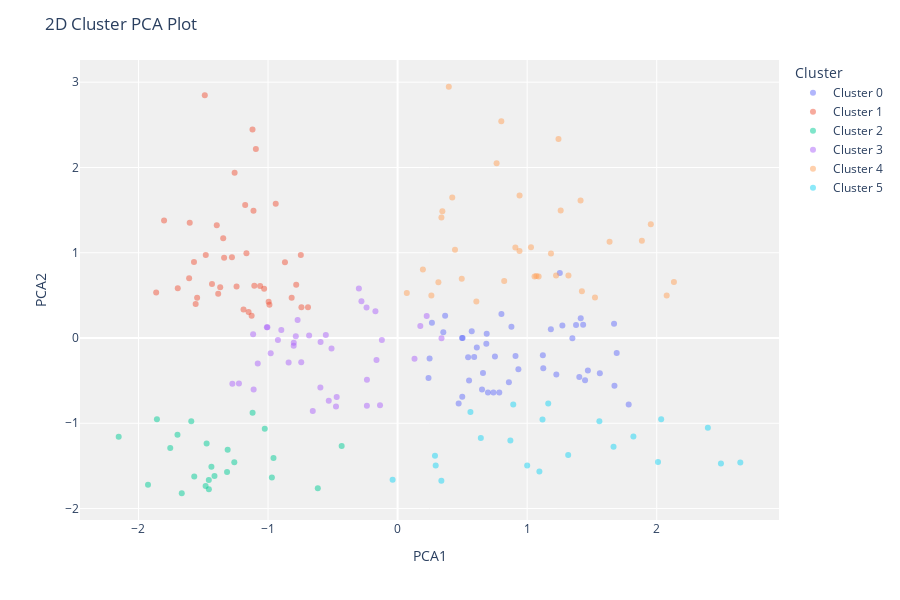

Notebook cell for this chart:
### Markdown cell above
## Plot model
This function analyzes the performance of a trained model.

### Code cell
exp.plot_model(kmeans, plot='cluster')

### Figure 1 — Plotly figure (JSON) as saved in the notebook; plotly's stock layout.template omitted (floating-point values rounded to 4 significant figures)
{"data": [{"customdata": [[50], [70], [53], [67], [69], [51], [47], [50], [59], [49], [66], [49], [54], [68], [66], [50], [65], [63], [49], [49], [67], [63], [48], [57], [49], [55], [50], [45], [68], [59], [60], [60], [47], [70], [48], [47], [68], [43], [48], [54], [51], [46], [65], [67], [56]], "hovertemplate": "Cluster=Cluster 0<br>PCA1=%{x}<br>PCA2=%{y}<br>Feature=%{customdata[0]}<extra></extra>", "legendgroup": "Cluster 0", "marker": {"color": "#636efa", "opacity": 0.5, "symbol": "circle"}, "mode": "markers", "name": "Cluster 0", "orientation": "v", "showlegend": true, "textposition": "top center", "type": "scatter", "x": [0.367, 1.447, 0.8592, 1.183, 1.674, 0.6518, 0.6976, 0.74, 0.785, 0.3529, 1.377, 0.4992, 0.8787, 1.671, 1.432, 0.4713, 1.272, 1.414, 0.5722, 0.2652, 1.403, 1.225, 0.591, 0.9102, 0.7514, 0.6114, 0.6851, 0.247, 1.349, 1.121, 0.9325, 1.124, 0.6592, 1.469, 0.4978, 0.5019, 1.561, 0.2389, 0.6879, 0.5516, 0.8015, 0.5445, 1.784, 1.691, 1.252], "xaxis": "x", "y": [0.2597, -0.4962, -0.5183, 0.1029, -0.56, -0.6048, -0.6384, -0.6377, -0.6403, 0.06835, 0.152, -0.6883, 0.132, 0.1666, 0.155, -0.7668, 0.147, 0.2321, 0.08008, 0.1783, -0.4587, -0.4278, -0.2241, -0.212, -0.2161, -0.1122, -0.06732, -0.2409, -0.003459, -0.2018, -0.3654, -0.3551, -0.4111, -0.3804, 0.0002025, 0.0009724, -0.4126, -0.4696, 0.04859, -0.4971, 0.2824, -0.2255, -0.7812, -0.1757, 0.7624], "yaxis": "y"}, {"customdata": [[40], [33], [32], [28], [36], [30], [27], [35], [36], [32], [30], [28], [36], [32], [38], [35], [32], [29], [31], [31], [39], [38], [39], [31], [29], [32], [35], [32], [29], [32], [32], [34], [39], [38], [27], [30], [30], [28], [30]], "hovertemplate": "Cluster=Cluster 1<br>PCA1=%{x}<br>PCA2=%{y}<br>Feature=%{customdata[0]}<extra></extra>", "legendgroup": "Cluster 1", "marker": {"color": "#EF553B", "opacity": 0.5, "symbol": "circle"}, "mode": "markers", "name": "Cluster 1", "orientation": "v", "showlegend": true, "textposition": "top center", "type": "scatter", "x": [-1.189, -1.571, -0.7466, -1.278, -1.339, -1.48, -1.166, -1.346, -0.8692, -1.396, -1.802, -1.112, -1.176, -0.9405, -1.258, -1.094, -1.12, -1.604, -1.15, -1.609, -1.126, -0.7421, -0.6914, -0.9892, -1.558, -0.9951, -0.8175, -1.547, -1.432, -1.384, -1.03, -1.369, -1.061, -0.7824, -1.696, -1.243, -1.106, -1.863, -1.488], "xaxis": "x", "y": [0.3348, 0.8915, 0.9744, 0.9482, 0.9406, 0.9745, 0.9929, 1.17, 0.8892, 1.322, 1.378, 1.492, 1.561, 1.576, 1.938, 2.216, 2.445, 1.351, 0.3036, 0.6995, 0.2623, 0.3598, 0.362, 0.3887, 0.3975, 0.426, 0.4721, 0.4729, 0.6336, 0.5199, 0.5771, 0.596, 0.6098, 0.6252, 0.5824, 0.605, 0.6123, 0.5347, 2.847], "yaxis": "y"}, {"customdata": [[19], [35], [30], [21], [18], [21], [23], [24], [29], [31], [24], [25], [20], [22], [24], [35], [30], [23], [22], [23], [21], [35], [20]], "hovertemplate": "Cluster=Cluster 2<br>PCA1=%{x}<br>PCA2=%{y}<br>Feature=%{customdata[0]}<extra></extra>", "legendgroup": "Cluster 2", "marker": {"color": "#00cc96", "opacity": 0.5, "symbol": "circle"}, "mode": "markers", "name": "Cluster 2", "orientation": "v", "showlegend": true, "textposition": "top center", "type": "scatter", "x": [-0.6157, -0.4316, -1.025, -1.699, -2.152, -1.474, -1.755, -1.857, -1.311, -0.9578, -1.119, -1.26, -1.316, -1.569, -1.413, -1.457, -0.9701, -1.926, -1.482, -1.457, -1.666, -1.437, -1.592], "xaxis": "x", "y": [-1.763, -1.266, -1.065, -1.134, -1.157, -1.237, -1.291, -0.9535, -1.309, -1.406, -0.8758, -1.457, -1.572, -1.625, -1.618, -1.664, -1.636, -1.721, -1.735, -1.772, -1.821, -1.51, -0.9754], "yaxis": "y"}, {"customdata": [[27], [38], [38], [23], [25], [21], [40], [31], [28], [20], [27], [34], [24], [18], [26], [32], [23], [19], [40], [27], [40], [22], [19], [26], [32], [19], [21], [18], [18], [33], [23], [19], [38], [31], [29], [31], [19], [27]], "hovertemplate": "Cluster=Cluster 3<br>PCA1=%{x}<br>PCA2=%{y}<br>Feature=%{customdata[0]}<extra></extra>", "legendgroup": "Cluster 3", "marker": {"color": "#ab63fa", "opacity": 0.5, "symbol": "circle"}, "mode": "markers", "name": "Cluster 3", "orientation": "v", "showlegend": true, "textposition": "top center", "type": "scatter", "x": [-0.7715, 0.2247, -0.1627, -0.2396, -0.279, -1.079, -0.171, -0.6545, -0.2987, -0.9235, -0.5942, -0.5099, -0.8011, -1.275, -0.7436, -0.1214, -0.5539, -1.111, 0.339, -0.596, 0.1306, -0.9793, -1.225, -0.7857, -0.2365, -1.009, -0.6827, -1.005, -0.8019, -0.5312, -0.8408, -0.8974, 0.1754, -0.1355, -0.2368, -0.4699, -1.115, -0.4753], "xaxis": "x", "y": [0.2114, 0.2586, -0.259, 0.3567, 0.4299, -0.2987, 0.3128, -0.8548, 0.5801, -0.02224, -0.04669, -0.1225, -0.05611, -0.5369, -0.2835, -0.02414, 0.03411, -0.6051, -0.003904, -0.5819, -0.2444, -0.1792, -0.5347, 0.02006, -0.489, 0.1266, 0.02831, 0.1274, -0.09108, -0.7346, -0.287, 0.09437, 0.1413, -0.7888, -0.7931, -0.692, 0.04451, -0.8048], "yaxis": "y"}, {"customdata": [[52], [41], [19], [54], [42], [36], [37], [40], [59], [58], [41], [50], [36], [34], [37], [45], [43], [59], [47], [47], [20], [44], [19], [34], [57], [25], [48], [32], [34], [43], [44], [47], [33], [46]], "hovertemplate": "Cluster=Cluster 4<br>PCA1=%{x}<br>PCA2=%{y}<br>Feature=%{customdata[0]}<extra></extra>", "legendgroup": "Cluster 4", "marker": {"color": "#FFA15A", "opacity": 0.5, "symbol": "circle"}, "mode": "markers", "name": "Cluster 4", "orientation": "v", "showlegend": true, "textposition": "top center", "type": "scatter", "x": [1.636, 0.9414, 0.1954, 1.412, 0.941, 0.4431, 0.3384, 1.03, 1.954, 1.886, 0.3456, 1.184, 0.9092, 0.422, 1.223, 0.8004, 0.608, 2.077, 1.524, 1.242, 0.2608, 1.423, 0.07119, 1.071, 2.133, 0.315, 0.823, 0.3954, 0.4953, 1.089, 1.057, 1.319, 0.7643, 1.259], "xaxis": "x", "y": [1.129, 1.671, 0.8026, 1.613, 1.021, 1.036, 1.412, 1.065, 1.333, 1.139, 1.487, 0.9914, 1.061, 1.647, 0.733, 2.541, 0.4293, 0.4991, 0.4761, 2.334, 0.4998, 0.5488, 0.5284, 0.7266, 0.6561, 0.6528, 0.6674, 2.947, 0.6958, 0.7226, 0.7203, 0.7327, 2.048, 1.494], "yaxis": "y"}, {"customdata": [[31], [35], [20], [64], [49], [58], [37], [35], [52], [35], [54], [45], [40], [60], [53], [49], [42], [36], [48], [67], [46]], "hovertemplate": "Cluster=Cluster 5<br>PCA1=%{x}<br>PCA2=%{y}<br>Feature=%{customdata[0]}<extra></extra>", "legendgroup": "Cluster 5", "marker": {"color": "#19d3f3", "opacity": 0.5, "symbol": "circle"}, "mode": "markers", "name": "Cluster 5", "orientation": "v", "showlegend": true, "textposition": "top center", "type": "scatter", "x": [-0.03847, 1.095, 0.3379, 2.645, 1.163, 2.01, 1.0, 0.2941, 1.317, 0.2886, 1.82, 0.8704, 0.6425, 2.395, 2.034, 1.558, 1.119, 0.5622, 0.8927, 2.496, 1.667], "xaxis": "x", "y": [-1.663, -1.566, -1.675, -1.461, -0.7675, -1.453, -1.496, -1.494, -1.372, -1.38, -1.155, -1.201, -1.173, -1.052, -0.9524, -0.9757, -0.9571, -0.8689, -0.7814, -1.47, -1.274], "yaxis": "y"}], "layout": {"height": 600, "legend": {"title": {"text": "Cluster"}, "tracegroupgap": 0}, "margin": {"t": 60}, "plot_bgcolor": "rgb(240,240,240)", "title": {"text": "2D Cluster PCA Plot"}, "xaxis": {"anchor": "y", "domain": [0, 1], "title": {"text": "PCA1"}}, "yaxis": {"anchor": "x", "domain": [0, 1], "title": {"text": "PCA2"}}}}
